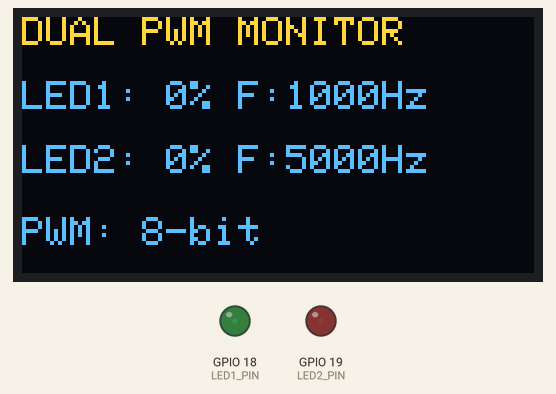
Bench run of a program on a simulated ESP32. Parts: 128×64 one-colour display, output pins drawn as LEDs (lit = HIGH). The OLED is the two-colour kind (top 16 rows yellow); what the program prints to the serial monitor is not drawn.

Above: at 0.45 s.
At 10.06 s:
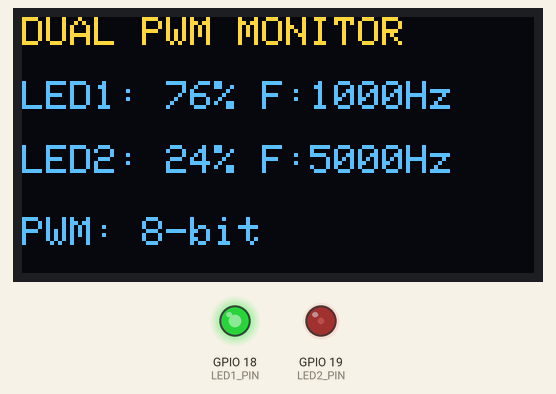
At 19.97 s:
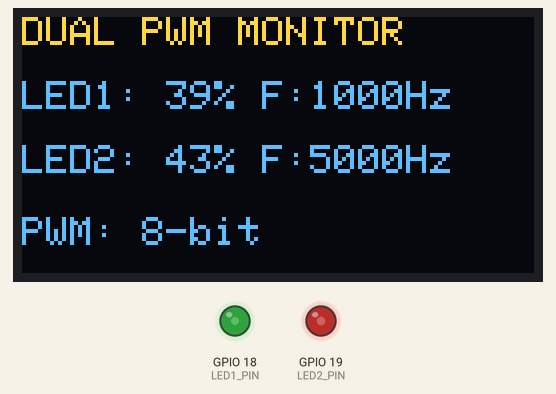
At 39.79 s:
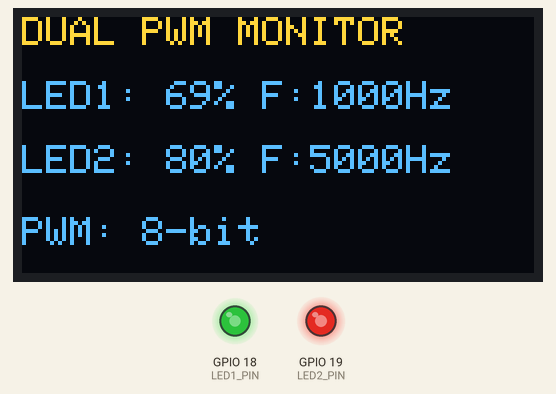
Timing chart, 0 to 40.0 s (numbered marks = the images above):
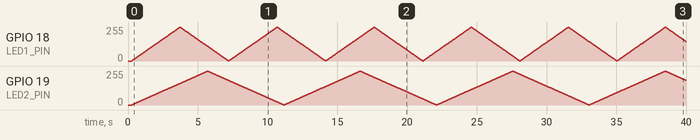

The program:

main.cpp
```cpp
#include <Arduino.h>
#include <Wire.h>
#include <Adafruit_GFX.h>
#include <Adafruit_SSD1306.h>

// LED pins
const int LED1_PIN = 18;
const int LED2_PIN = 19;

// Different PWM frequencies
const uint32_t LED1_FREQ = 1000;
const uint32_t LED2_FREQ = 5000;

// 8-bit resolution: duty values from 0 to 255
const int PWM_RESOLUTION = 8;
const int MAX_DUTY = 255;

// OLED settings
#define SCREEN_WIDTH 128
#define SCREEN_HEIGHT 64
#define OLED_RESET -1
#define OLED_ADDRESS 0x3C

Adafruit_SSD1306 display(
    SCREEN_WIDTH, SCREEN_HEIGHT, &Wire, OLED_RESET
);

// Current duty-cycle values
int duty1 = 0;
int duty2 = 0;

// Independent fading directions
int direction1 = 1;
int direction2 = 1;

// Non-blocking update timers
unsigned long lastFade1 = 0;
unsigned long lastFade2 = 0;
unsigned long lastOLED = 0;

const unsigned long FADE_INTERVAL_1 = 12;
const unsigned long FADE_INTERVAL_2 = 20;
const unsigned long OLED_INTERVAL = 150;

void updateOLED() {
    display.clearDisplay();
    display.setTextColor(SSD1306_WHITE);

    display.setTextSize(1);
    display.setCursor(0, 0);
    display.println("DUAL PWM MONITOR");

    display.setCursor(0, 16);
    display.print("LED1: ");
    display.print((duty1 * 100 + 127) / 255);
    display.print("% F:");
    display.print(ledcReadFreq(LED1_PIN));
    display.println("Hz");

    display.setCursor(0, 32);
    display.print("LED2: ");
    display.print((duty2 * 100 + 127) / 255);
    display.print("% F:");
    display.print(ledcReadFreq(LED2_PIN));
    display.println("Hz");

    display.setCursor(0, 50);
    display.println("PWM: 8-bit");

    display.display();
}

void updateFade(
    int &duty,
    int &direction,
    int ledPin
) {
    duty += direction;

    if (duty >= MAX_DUTY) {
        duty = MAX_DUTY;
        direction = -1;
    } else if (duty <= 0) {
        duty = 0;
        direction = 1;
    }

    ledcWrite(ledPin, duty);
}

void setup() {
    Serial.begin(115200);
    delay(200);

    Wire.begin(21, 22);

    bool led1Ready =
        ledcAttach(LED1_PIN, LED1_FREQ, PWM_RESOLUTION);

    bool led2Ready =
        ledcAttach(LED2_PIN, LED2_FREQ, PWM_RESOLUTION);

    if (!led1Ready || !led2Ready) {
        Serial.println("ERROR: PWM initialization failed.");
        while (true) {
            delay(1000);
        }
    }

    ledcWrite(LED1_PIN, 0);
    ledcWrite(LED2_PIN, 0);

    if (!display.begin(
            SSD1306_SWITCHCAPVCC, OLED_ADDRESS)) {
        Serial.println("ERROR: OLED initialization failed.");
        while (true) {
            delay(1000);
        }
    }

    display.clearDisplay();
    updateOLED();

    Serial.println("Dual LED PWM and OLED monitor ready.");
    Serial.printf(
        "LED1 frequency: %lu Hz\n",
        (unsigned long)ledcReadFreq(LED1_PIN)
    );
    Serial.printf(
        "LED2 frequency: %lu Hz\n",
        (unsigned long)ledcReadFreq(LED2_PIN)
    );
}

void loop() {
    unsigned long now = millis();

    if (now - lastFade1 >= FADE_INTERVAL_1) {
        lastFade1 = now;
        updateFade(duty1, direction1, LED1_PIN);
    }

    if (now - lastFade2 >= FADE_INTERVAL_2) {
        lastFade2 = now;
        updateFade(duty2, direction2, LED2_PIN);
    }

    if (now - lastOLED >= OLED_INTERVAL) {
        lastOLED = now;
        updateOLED();
    }
}
```
